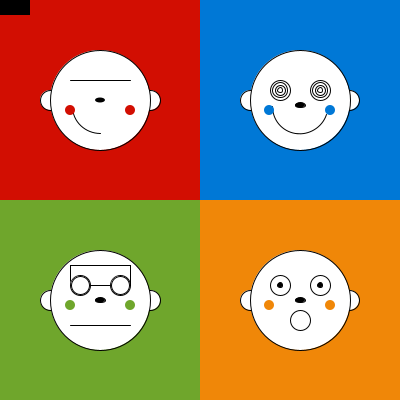
Frame 1 (no input)
Frame 60 (the mouse pressed at the canvas centre just before this capture): identical to frame 1, image omitted
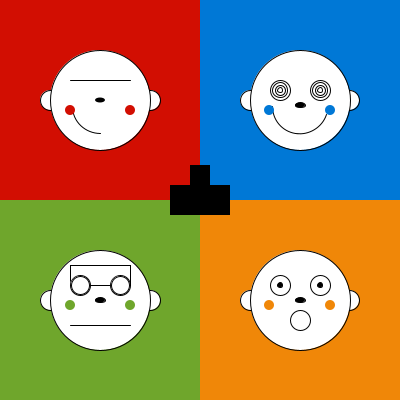
Frame 120 (the mouse held since frame 60 and released just before this capture)

The Processing sketch that drew these frames (run headless with seeded random() and noise(); from frame 60 on, the mouse is pressed at the canvas centre):

// Processing sketch: processing_37759
// ── processing_37759.pde

//My first sketch

void setup() {
  size(400,400);  // Set the size of the window
  smooth();
}

void draw() {
  background(255);  // Draw a white background

ellipseMode(CENTER);
rectMode(CENTER);

// red square
noStroke();
fill (210,14,2);
rect(100,100,200,200);

// blue square
noStroke();
fill (0,120,214);
rect(300,100,200,200);

// green square
noStroke();
fill (111,166,44);
rect(100,300,200,200);

// orange square
noStroke();
fill (240,135,8);
rect(300,300,200,200);

//red face ears
stroke (0);
fill (255);
ellipse(150,100,20,20);

stroke (0);
fill (255);
ellipse(50,100,20,20);

// red face
stroke(0);
fill (255);
ellipse (100,100,100,100);

line(70, 80, 130, 80);

arc(100,106, 55, 55, PI/2, PI);

//red spots
noStroke ();
fill (210,14,2);
ellipse (70,110,10,10);

noStroke ();
fill (210,14,2);
ellipse (130,110,10,10);

// red nose
fill (0);
ellipse(100,100,10,5);

//Blue face ears
stroke (0);
fill (255);
ellipse(250,100,20,20);

stroke (0);
fill (255);
ellipse(349,100,20,20);

// blue face
stroke(0);
fill (255);
ellipse(300,100,100,100);

arc(300,106, 55, 55, PI/10, PI);

// blue eyes
ellipse (280,90,20,20);
ellipse (320,90,20,20);

ellipse (280,90,15,15);
ellipse (320,90,15,15);

ellipse (280,90,10,10);
ellipse (320,90,10,10);

ellipse (280,90,5,5);
ellipse (320,90,5,5);

// blue nose
fill (0);
ellipse(300,105,10,5);

// blue Spots
noStroke ();
fill (0,120,214);
ellipse (269,110,10,10);

noStroke ();
fill (0,120,214);
ellipse (330,110,10,10);

//green face ears
stroke (0);
fill (255);
ellipse(150,300,20,20);

stroke (0);
fill (255);
ellipse(50,300,20,20);

// green face
stroke(0);
fill (255);
ellipse(100,300,100,100);

line(70, 325, 130, 325);

// green eyes

fill(255);
rect(100,275,60,20);

fill (255);
ellipse (80,285,20,20);
ellipse (120,285,20,20);

ellipse (80,285,18,18);
ellipse (120,285,18,18);


// green nose
fill (0);
ellipse(100,300,10,5);

//green spots
noStroke ();
fill (111,166,44);
ellipse (70,305,10,10);

noStroke ();
fill (111,166,44);
ellipse (130,305,10,10);

//orange face ears
stroke (0);
fill (255);
ellipse(250,300,20,20);

stroke (0);
fill (255);
ellipse(349,300,20,20);

// orange face
stroke(0);
fill (255);
ellipse(300,300,100,100);

ellipse (300,320,20,20);

// orange nose
fill (0);
ellipse(300,300,10,5);

// orange eyes
fill (255);
ellipse (280,285,20,20);
ellipse (320,285,20,20);

fill (0);
ellipse (280,285,5,5);
ellipse (320,285,5,5);

// orange Spots
noStroke ();
fill (240,135,8);
ellipse (269,305,10,10);

noStroke ();
fill (240,135,8);
ellipse (330,305,10,10);

fill(0);
rect (mouseX,mouseY,60,30);

fill(0);
rect (mouseX,mouseY-20,20,30);

}
